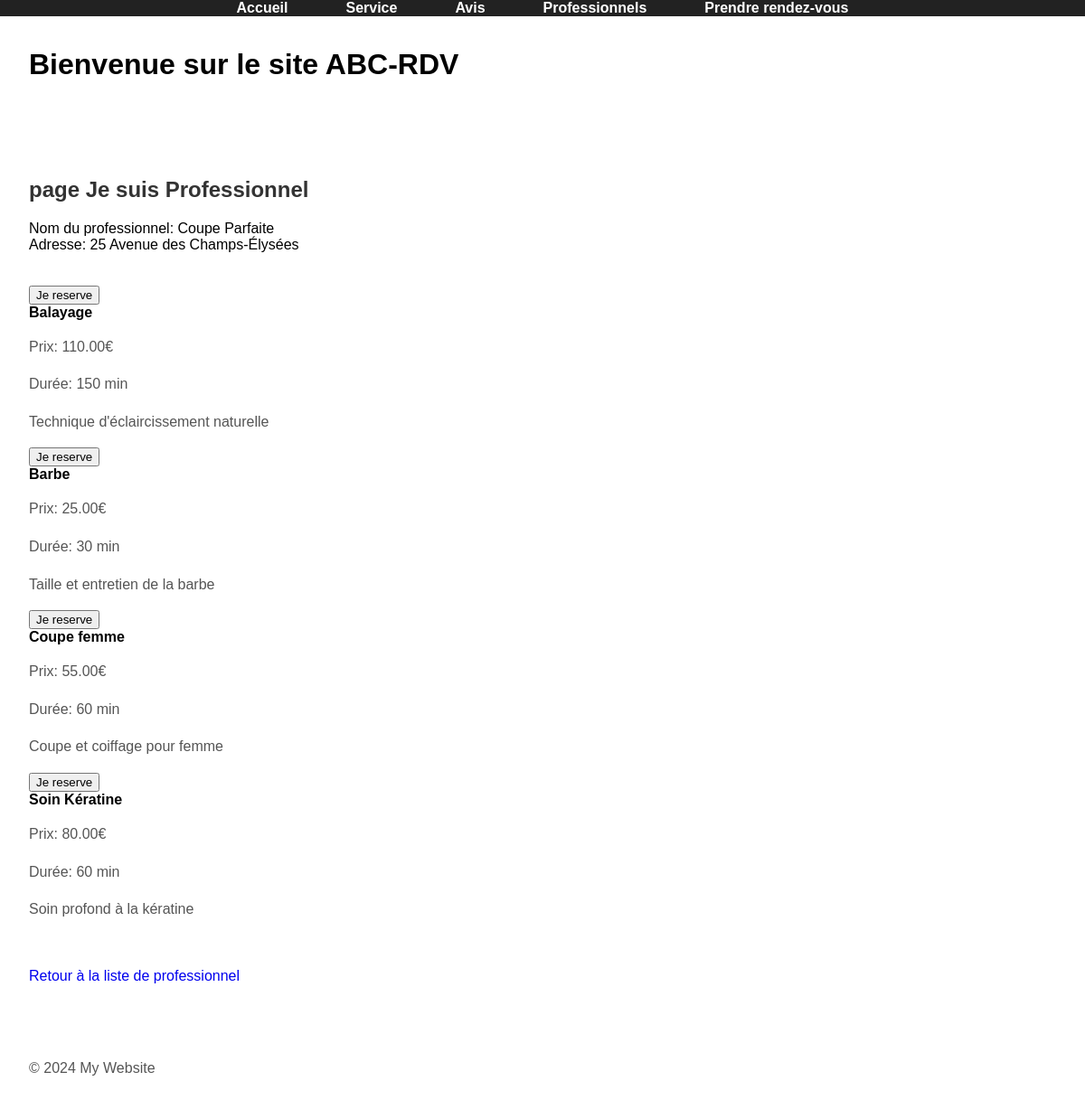
/jeSuisProfessionnel.php?professionnel_id=2, run on the app's committed database.
### tables this page shows
CREATE TABLE IF NOT EXISTS professionnels (
	professionnel_id INT AUTO_INCREMENT PRIMARY KEY,
	nom VARCHAR(255) NOT NULL,
	adresse VARCHAR(255) NOT NULL,
	telephone VARCHAR(20),
	email VARCHAR(255) NOT NULL UNIQUE,
	notes TEXT,
	ville_id INT NOT NULL,
	FOREIGN KEY (ville_id) REFERENCES villes(ville_id)
);

CREATE TABLE IF NOT EXISTS professionnel_services (
	professionnel_id INT NOT NULL,
	service_id INT NOT NULL,
	prix DECIMAL(10, 2),
	duree INT,
	PRIMARY KEY (professionnel_id, service_id),
	FOREIGN KEY (professionnel_id) REFERENCES professionnels(professionnel_id),
	FOREIGN KEY (service_id) REFERENCES services(service_id)
);

CREATE TABLE IF NOT EXISTS services (
	service_id INT AUTO_INCREMENT PRIMARY KEY,
	nom_service VARCHAR(255) NOT NULL,
	description TEXT
);

### jeSuisProfessionnel.php (the view, shortened to what this page needs)
<!DOCTYPE html>
<html lang="fr">
<?php include 'head.php'; ?>
<body>
    <?php include 'header.php'; ?>
    <?php include 'navigation.php'; ?>
    <main>
        <h2>page Je suis Professionnel</h2>
        <?php
		$host = "localhost";
		$user = "abc_rdv_prd_useradm";
		$password = "";
		$dbname = "abc_rdv_prd_db";
        $connexion = new mysqli($host, $user, $password, $dbname);
        $info_professionnel = null;
        $services_disponibles = [];
        if (isset($_GET['professionnel_id']) && !empty($_GET['professionnel_id'])) {
            $pro_id = $_GET['professionnel_id'];
            $sql_info_pro = "
                SELECT
                    p.professionnel_id,
                    p.nom,
                    p.adresse
                FROM abc_rdv_prd_db.professionnels p
                WHERE
                    p.professionnel_id = ?;
            ";
            $stmt_info = $connexion->prepare($sql_info_pro);
            $stmt_info->bind_param("i", $pro_id);
            $stmt_info->execute();
            $resultat_info_pro = $stmt_info->get_result();
            if ($resultat_info_pro->num_rows > 0) {
                $info_professionnel = $resultat_info_pro->fetch_assoc();
            }
            $sql_services = "
                SELECT
                    p.professionnel_id,
                    s.service_id,
                    s.nom_service,
                    s.description,
                    ps.prix,
                    ps.duree
                FROM abc_rdv_prd_db.professionnels p
                JOIN abc_rdv_prd_db.professionnel_services ps ON ps.professionnel_id = p.professionnel_id
                JOIN abc_rdv_prd_db.services s ON s.service_id = ps.service_id
                WHERE
                    p.professionnel_id = ?
                ORDER BY s.nom_service;
            ";
            $stmt_services = $connexion->prepare($sql_services);
            $stmt_services->bind_param("i", $pro_id);
            $stmt_services->execute();
            $resultat_services = $stmt_services->get_result();
            if ($resultat_services->num_rows > 0) {
                while($row = $resultat_services->fetch_assoc()) {
                    $services_disponibles[] = $row;
                }
            }
        }
        ?>
        <?php if ($info_professionnel) : ?>
        <div>
            <div>
                Nom du professionnel: <?php echo htmlspecialchars($info_professionnel['nom']); ?>
            </div>
            <div>
                Adresse: <?php echo htmlspecialchars($info_professionnel['adresse']); ?>
            </div>
        </div>
        <?php else: ?>
        <p>Professionnel non trouvé.</p>
        <?php endif; ?>
        <br><br>
        <div class="services-group">
            <?php if (!empty($services_disponibles)): ?>
            <?php foreach ($services_disponibles as $service): ?>
            <div class="service-item">
                <form action="prendreRdv.php" method="post">
                    <button type="submit">Je reserve</button>
                </form>
                <div>
                    <strong><?php echo htmlspecialchars($service['nom_service']); ?></strong>
                    <p>Prix: <?php echo htmlspecialchars($service['prix']); ?>€</p>
                    <p>Durée: <?php echo htmlspecialchars($service['duree']); ?> min</p>
                    <p><?php echo htmlspecialchars($service['description']); ?></p>
                </div>
            </div>
            <?php endforeach; ?>
            <?php else: ?>
            <p>Ce professionnel ne propose pas de services actuellement.</p>
            <?php endif; ?>
        </div>
        <br><br>
        <a href="rechercheProParVille.php">Retour à la liste de professionnel</a>
    </main>
    <?php include 'footer.php'; ?>
</body>
</html>

### styles.css (style rules this page uses)
body { font-family: Arial, sans-serif; margin: 0; padding: 0; box-sizing: border-box; }
main { padding: 2em; max-width: 1200px; margin: auto; }
h2 { color: #333; }
p { color: #555; line-height: 1.6; }
a { text-decoration: none; }

### data on the page
professionnels: nom "Coupe Parfaite", adresse "25 Avenue des Champs-Élysées"
professionnel_services: service.nom_service "Balayage", prix "110.00", duree "150", service.description "Technique d'éclaircissement naturelle"
professionnel_services: service.nom_service "Barbe", prix "25.00", duree "30", service.description "Taille et entretien de la barbe"
professionnel_services: service.nom_service "Coupe femme", prix "55.00", duree "60", service.description "Coupe et coiffage pour femme"
professionnel_services: service.nom_service "Soin Kératine", prix "80.00", duree "60", service.description "Soin profond à la kératine"
